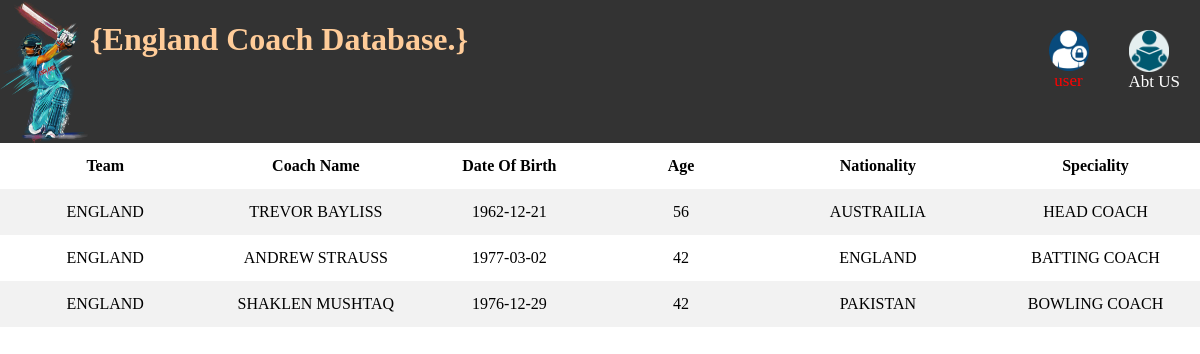
The app's page /engcoach.php (signed in) with its own data.
### tables this page shows
CREATE TABLE `england_coach` (
  `team` varchar(20) DEFAULT NULL,
  `name` varchar(20) DEFAULT NULL,
  `dob` date DEFAULT NULL,
  `age` int(11) DEFAULT NULL,
  `born_country` varchar(20) DEFAULT NULL,
  `speciality` varchar(20) DEFAULT NULL
);

### engcoach.php (the view, shortened to what this page needs)
<?php
$con=mysqli_connect('localhost','root');
mysqli_select_db($con, 'cricket2');
$querry = "select * from england_coach";
$result = mysqli_query($con,$querry);
?>
<!DOCTYPE html>
<html>
<head>
<link rel="stylesheet" type="text/css" href="css/home.css">
</head>
<body>
	<div class="navbar">
<img src="css/eng.png" width="90" height="80"; style="float: left;">
<h1 style="float: left; color:#ffcc99; "font-style: "Comic Sans MS">
{England Coach Database.} </h1>
 <a href="aboutus.php"><img src="css/us.png" width="40" height="60">Abt US</a>
 <a style="color: red" href="welcome.php"><img src="css/log.png" width="40" height="50"><?php echo $_SESSION['username']; ?></a>
  </div>
<table >
	<tr>
			<th>Team</th>
			<th>Coach Name</th>
			<th>Date Of Birth</th>
			<th>Age</th>
			<th>Nationality</th>
			<th>Speciality</th>
		</tr>
		<?php
		global $result;
		while ($rows=mysqli_fetch_assoc($result)):?>
			<tr align="center" >
				<td><?php echo $rows['team'];?></td>
				<td><?php echo $rows['name'];?></td>
				<td><?php echo $rows['dob'];?></td>
				<td><?php echo $rows['age'];?></td>
				<td><?php echo $rows['born_country'];?></td>
				<td><?php echo $rows['speciality']; ?>
				</td>
			</tr>
<?php endwhile;?>
</table>
</body>
</html>

### css/home.css (style rules this page uses)
* { box-sizing:border-box; }
body { font-family: "Arial", red serif); margin: 0; }
img { display: block; height: auto; max-width: 100%; }
.navbar { width: 100%; background-color: #555; overflow: auto; }
.navbar a { float: left; padding: 12px; color: white; text-decoration: none; font-size: 17px; }
.navbar { overflow: hidden; position: sticky; position: -webkit-sticky; top: 0; color: black; background-color: #333; }
.navbar a { float: right; display: block; color: white; text-align: center; padding: 30px 20px; text-decoration: none; }

### engcoach.php (style rules this page uses)
table { border-collapse: collapse; width: 100%; }
th, td { border= 1px ; width: 900px; line-height: 30px; text-align: center; padding: 8px; }
tr:nth-child(even) { background-color: #f2f2f2; }

### records on screen
england_coach: team "ENGLAND", name "TREVOR BAYLISS", dob "1962-12-21", age "56", born_country "AUSTRAILIA", speciality "HEAD COACH"
england_coach: team "ENGLAND", name "ANDREW STRAUSS", dob "1977-03-02", age "42", born_country "ENGLAND", speciality "BATTING COACH"
england_coach: team "ENGLAND", name "SHAKLEN MUSHTAQ", dob "1976-12-29", age "42", born_country "PAKISTAN", speciality "BOWLING COACH"

### other values on screen
$_SESSION['username'] "user"
